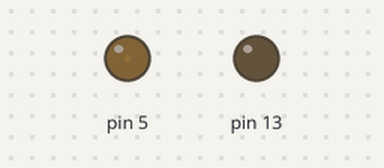
A sketch run on a simulated Arduino Uno, built with avr-gcc and run on an emulated ATmega328P. Shown: output pins drawn as LEDs (lit = HIGH). What the sketch prints to the serial monitor is not drawn.

Above: at 1.5 s.
At 4.5 s:
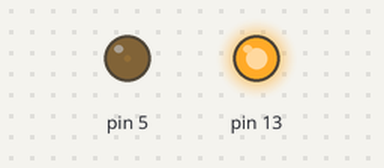
Timing chart, 0 to 7.8 s (numbered marks = the images above):
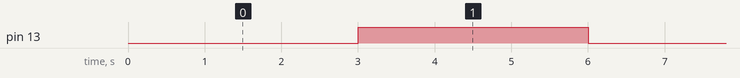

The sketch:

timer.ino
```cpp
#include <TimerThree.h>

boolean SW = false;

void blinkLED() {
  SW = !SW;
  digitalWrite(13, SW);
}

void setup() {
  Serial.begin(9600);
  pinMode(13, OUTPUT);
  Timer3.initialize(3000000); //1000000us = 1s
  Timer3.attachInterrupt(blinkLED);
  Timer3.pwm(5, 10);
}

void loop() {
  Serial.println("5초마다 실행될 문구");
  delay(5000);
}
```

Measured:
- by itself, pin 13: alternates HIGH for 3.0 s and LOW for 3.0 s
